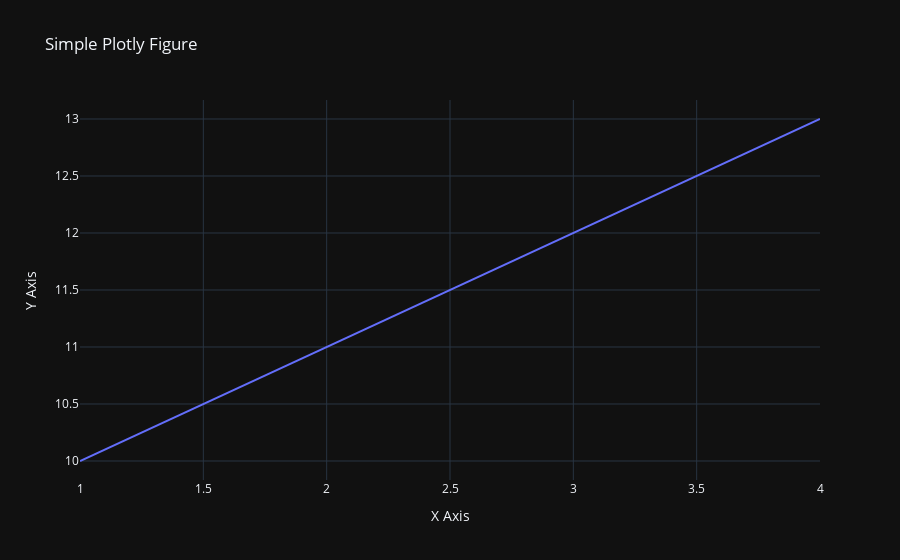

Notebook source saved alongside this figure:
### Code cell
import plotly.graph_objects as go

# Create a simple line plot
fig = go.Figure(data=[go.Scatter(x=[1, 2, 3, 4], y=[10, 11, 12, 13], mode='lines', name='Line Plot')])

# Customize the layout
fig.update_layout(
    title='Simple Plotly Figure',
    xaxis_title='X Axis',
    yaxis_title='Y Axis',
    template='plotly_dark'
)

# Display the figure
fig.show()

### Figure 1 — Plotly figure (JSON) as saved in the notebook; plotly's stock layout.template omitted (floating-point values rounded to 4 significant figures)
{"data": [{"mode": "lines", "name": "Line Plot", "type": "scatter", "x": [1, 2, 3, 4], "y": [10, 11, 12, 13]}], "layout": {"title": {"text": "Simple Plotly Figure"}, "xaxis": {"title": {"text": "X Axis"}}, "yaxis": {"title": {"text": "Y Axis"}}}}
